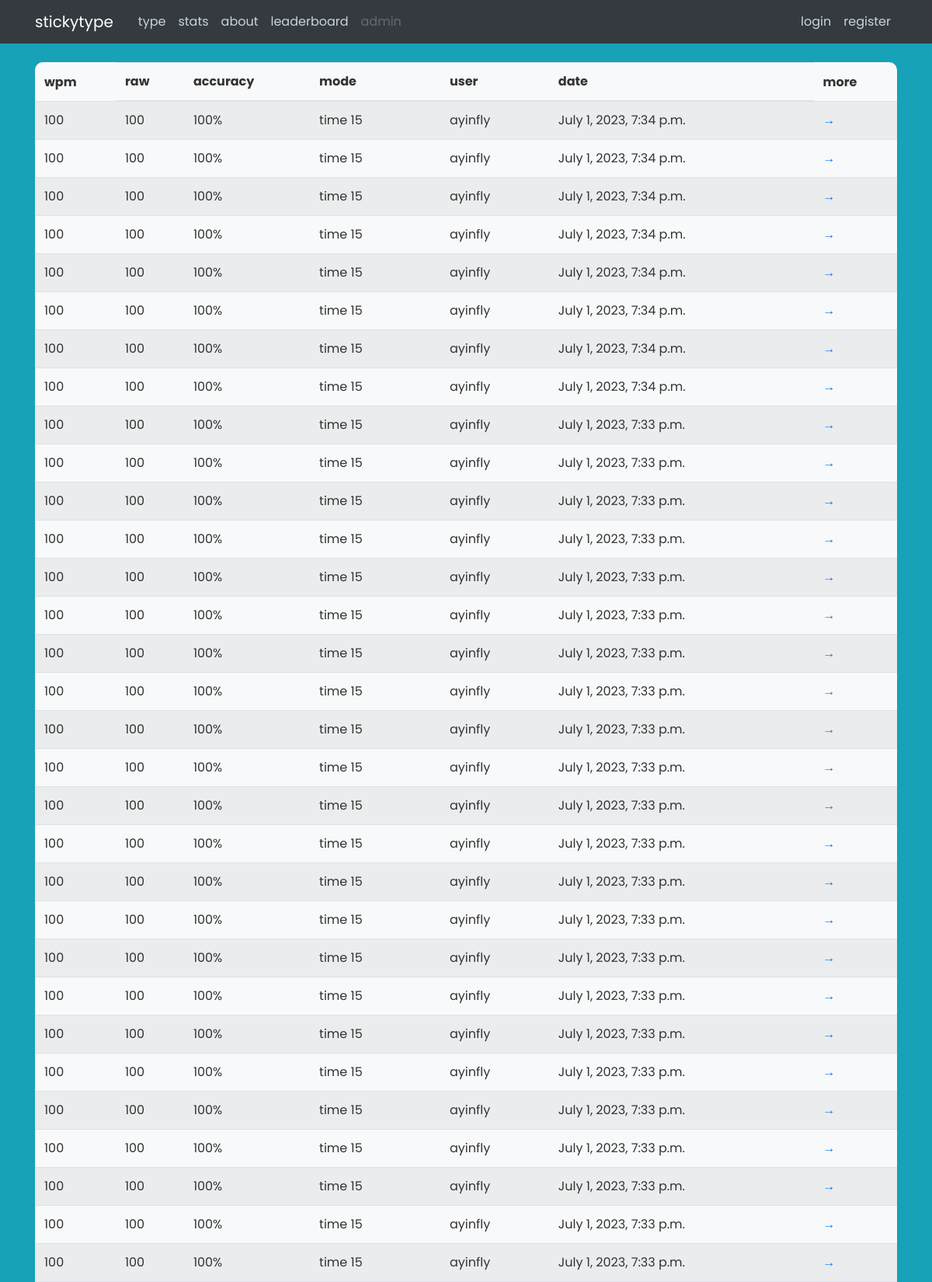
Screenshot of /stats/ (upper part) with the database file from the repository.
### type/models.py (models this page shows, shortened)
class Stat(models.Model):
    author = models.ForeignKey(User, on_delete=models.CASCADE)
    wpm_total = models.PositiveSmallIntegerField(default=0)
    wpm_raw = models.PositiveSmallIntegerField(default=0)
    time = models.DateTimeField(auto_now_add=True)
    accuracy = models.PositiveSmallIntegerField(default=0)
    mode = models.CharField(max_length=20, default='')

### type/views.py (the view)
# urls.py: path("stats/", StatListView.as_view(), name='type-stats'),
class StatListView(ListView):
    model = Stat
    template_name = 'type/stats.html'
    context_object_name = 'stats'
    ordering = ['-time']

### type/templates/type/stats.html
{% extends "type/base.html" %}
{% block content%}
    <table class="table table-hover table-striped bg-light" style="border-radius: 10px;">
        <thead>
            <tr>
                <th scope="col" style="border: none;">wpm</th>
                <th scope="col">raw</th>
                <th scope="col">accuracy</th>
                <th scope="col">mode</th>
                <th scope="col">user</th>
                <th scope="col">date</th>
                <th scope="col" style="border: none;">more</th>
            </tr>
        </thead>
        <tbody>
            {% for stat in stats %}
                <tr>
                    <td>{{ stat.wpm_total }}</td>
                    <td>{{ stat.wpm_raw }}</td>
                    <td>{{ stat.accuracy }}%</td>
                    <td>{{ stat.mode }}</td>
                    <td>{{ stat.author.username }}</td>
                    <td>{{ stat.time }}</td>
                    <td><a href="{% url 'stat-detail' stat.id %}" class="stretched-link">→</a></td>
                </tr>
            {% endfor %}
        </tbody>
    </table>
{% endblock content%}

### type/static/type/main.css (style rules this page uses)
body { background: #fafafa; color: #333333; margin-top: 5rem; }

### type/static/type/home.css (style rules this page uses)
* { margin: 0; padding: 0; box-sizing: border-box; font-family: 'Poppins', sans-serif; }
body { display: flex; padding: 0 10px; align-items: center; justify-content: center; min-height: 100vh; background: #17A2B8; }

### rows the page displays
Stat: wpm_total "100", wpm_raw "100", accuracy "100", mode "time 15", author.username "ayinfly", time "July 1, 2023, 7:34 p.m."
Stat: wpm_total "100", wpm_raw "100", accuracy "100", mode "time 15", author.username "ayinfly", time "July 1, 2023, 7:34 p.m."
Stat: wpm_total "100", wpm_raw "100", accuracy "100", mode "time 15", author.username "ayinfly", time "July 1, 2023, 7:34 p.m."
Stat: wpm_total "100", wpm_raw "100", accuracy "100", mode "time 15", author.username "ayinfly", time "July 1, 2023, 7:34 p.m."
Stat: wpm_total "100", wpm_raw "100", accuracy "100", mode "time 15", author.username "ayinfly", time "July 1, 2023, 7:34 p.m."
Stat: wpm_total "100", wpm_raw "100", accuracy "100", mode "time 15", author.username "ayinfly", time "July 1, 2023, 7:34 p.m."
Stat: wpm_total "100", wpm_raw "100", accuracy "100", mode "time 15", author.username "ayinfly", time "July 1, 2023, 7:34 p.m."
Stat: wpm_total "100", wpm_raw "100", accuracy "100", mode "time 15", author.username "ayinfly", time "July 1, 2023, 7:34 p.m."
Stat: wpm_total "100", wpm_raw "100", accuracy "100", mode "time 15", author.username "ayinfly", time "July 1, 2023, 7:33 p.m."
Stat: wpm_total "100", wpm_raw "100", accuracy "100", mode "time 15", author.username "ayinfly", time "July 1, 2023, 7:33 p.m."
Stat: wpm_total "100", wpm_raw "100", accuracy "100", mode "time 15", author.username "ayinfly", time "July 1, 2023, 7:33 p.m."
Stat: wpm_total "100", wpm_raw "100", accuracy "100", mode "time 15", author.username "ayinfly", time "July 1, 2023, 7:33 p.m."
Stat: wpm_total "100", wpm_raw "100", accuracy "100", mode "time 15", author.username "ayinfly", time "July 1, 2023, 7:33 p.m."
Stat: wpm_total "100", wpm_raw "100", accuracy "100", mode "time 15", author.username "ayinfly", time "July 1, 2023, 7:33 p.m."
Stat: wpm_total "100", wpm_raw "100", accuracy "100", mode "time 15", author.username "ayinfly", time "July 1, 2023, 7:33 p.m."
Stat: wpm_total "100", wpm_raw "100", accuracy "100", mode "time 15", author.username "ayinfly", time "July 1, 2023, 7:33 p.m."
Stat: wpm_total "100", wpm_raw "100", accuracy "100", mode "time 15", author.username "ayinfly", time "July 1, 2023, 7:33 p.m."
Stat: wpm_total "100", wpm_raw "100", accuracy "100", mode "time 15", author.username "ayinfly", time "July 1, 2023, 7:33 p.m."
Stat: wpm_total "100", wpm_raw "100", accuracy "100", mode "time 15", author.username "ayinfly", time "July 1, 2023, 7:33 p.m."
Stat: wpm_total "100", wpm_raw "100", accuracy "100", mode "time 15", author.username "ayinfly", time "July 1, 2023, 7:33 p.m."
Stat: wpm_total "100", wpm_raw "100", accuracy "100", mode "time 15", author.username "ayinfly", time "July 1, 2023, 7:33 p.m."
Stat: wpm_total "100", wpm_raw "100", accuracy "100", mode "time 15", author.username "ayinfly", time "July 1, 2023, 7:33 p.m."
Stat: wpm_total "100", wpm_raw "100", accuracy "100", mode "time 15", author.username "ayinfly", time "July 1, 2023, 7:33 p.m."
Stat: wpm_total "100", wpm_raw "100", accuracy "100", mode "time 15", author.username "ayinfly", time "July 1, 2023, 7:33 p.m."
Stat: wpm_total "100", wpm_raw "100", accuracy "100", mode "time 15", author.username "ayinfly", time "July 1, 2023, 7:33 p.m."
Stat: wpm_total "100", wpm_raw "100", accuracy "100", mode "time 15", author.username "ayinfly", time "July 1, 2023, 7:33 p.m."
Stat: wpm_total "100", wpm_raw "100", accuracy "100", mode "time 15", author.username "ayinfly", time "July 1, 2023, 7:33 p.m."
Stat: wpm_total "100", wpm_raw "100", accuracy "100", mode "time 15", author.username "ayinfly", time "July 1, 2023, 7:33 p.m."
Stat: wpm_total "100", wpm_raw "100", accuracy "100", mode "time 15", author.username "ayinfly", time "July 1, 2023, 7:33 p.m."
Stat: wpm_total "100", wpm_raw "100", accuracy "100", mode "time 15", author.username "ayinfly", time "July 1, 2023, 7:33 p.m."
Stat: wpm_total "100", wpm_raw "100", accuracy "100", mode "time 15", author.username "ayinfly", time "July 1, 2023, 7:33 p.m."
